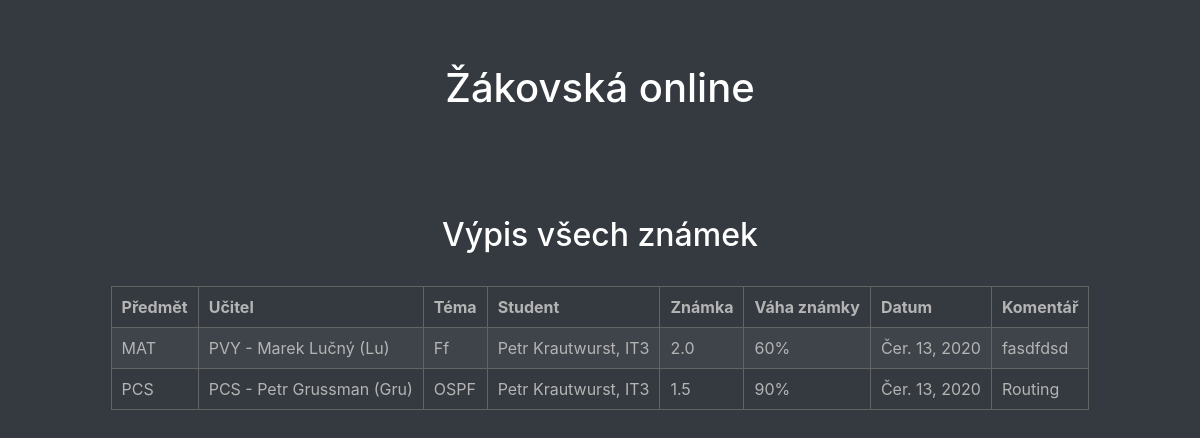
The app's page /zakovska/ with its own data.
### zakovska/models.py (models this page shows, shortened)
class Mark(models.Model):
    subject = models.ForeignKey(Subject, on_delete=models.CASCADE)
    teacher = models.ForeignKey(TeacherSubject, on_delete=models.CASCADE)
    student = models.ForeignKey(Student, on_delete=models.CASCADE)
    title = models.CharField(verbose_name="title", max_length=50)
    MARK_CHOICES = (
        (1.0, "1.0"),
        (1.5, "1.5"),
        (2.0, "2.0"),
        (2.5, "2.5"),
        (3.0, "3.0"),
        (3.5, "3.5"),
        (4.0, "4.0"),
        (4.5, "4.5"),
        (5.0, "5.0"),
    )
    mark = models.DecimalField(verbose_name="Mark", max_digits=2, decimal_places=1, choices=MARK_CHOICES,
                               help_text="Select mark")
    MARK_WEIGHTS = (
        (10, "10%"),
        (20, "20%"),
        (30, "30%"),
        (40, "40%"),
        (50, "50%"),
        (60, "60%"),
        (70, "70%"),
        (80, "80%"),
        (90, "90%"),
        (100, "100%")
    )
    mark_weight = models.IntegerField(verbose_name="Mark weight", choices=MARK_WEIGHTS, help_text="Select mark weight")
    date = models.DateField(verbose_name="Date", help_text="YYYY-MM-DD", default=date.today)
    comment = models.TextField(verbose_name="Comment", max_length=200, null=True, blank=True)
    class Meta:
        ordering = ["-date", "student"]

class Subject(models.Model):
    subject_name = models.CharField(max_length=50, verbose_name="Subject name", unique=True)
    subject_short = models.CharField(max_length=3, verbose_name="Subject short name", unique=True)
    class Meta:
        ordering = ["subject_name"]
    def __str__(self):
        return self.subject_short

class TeacherSubject(models.Model):
    teacher = models.ForeignKey(Teacher, on_delete=models.CASCADE)
    subject = models.ForeignKey(Subject, on_delete=models.CASCADE)
    class Meta:
        ordering = ["teacher"]
    def __str__(self):
        return f"{self.subject} - {self.teacher}"

class Teacher(models.Model):
    teacher_short = models.CharField(max_length=5, verbose_name="Teacher abbrev", unique=True)
    teacher_name = models.CharField(max_length=30, verbose_name="Teacher name")
    teacher_surname = models.CharField(max_length=50, verbose_name="Teacher surname")
    teacher_pid = models.CharField(max_length=11, verbose_name="Teacher pid (rodne cislo)", unique=True,
                                   help_text="Format - XXXXXX/XXXX")
    class Meta:
        ordering = ["teacher_short"]
    def __str__(self):
        return f"{self.teacher_name} {self.teacher_surname} ({self.teacher_short})"

class Student(models.Model):
    student_pid = models.CharField(max_length=11, verbose_name="Student PID (rodne cislo)")
    student_name = models.CharField(max_length=30, verbose_name="Student name")
    student_surname = models.CharField(max_length=50, verbose_name="Student surname")
    student_city = models.ForeignKey(Address, on_delete=models.CASCADE)
    student_street = models.CharField(max_length=50, verbose_name="Street")
    student_house_number = models.IntegerField(verbose_name="House number")
    student_class = models.ForeignKey(Class, on_delete=models.CASCADE)
    student_photo = models.ImageField(upload_to=photo_path, blank=True, null=True, verbose_name="Student photo")
    class Meta:
        ordering = ["student_surname", "student_name"]
    def __str__(self):
        return f"{self.student_name} {self.student_surname}, {self.student_class}"

class Class(models.Model):
    class_name = models.CharField(max_length=50, verbose_name="Class name")
    field = models.ForeignKey(Field, on_delete=models.CASCADE)
    teacher = models.ForeignKey(Teacher, on_delete=models.CASCADE)
    subjects = models.ManyToManyField(Subject, help_text="Select class subjects")
    class Meta:
        ordering = ["field", "class_name"]
    def __str__(self):
        return self.class_name

### zakovska/views.py (the view)
def mark_list(request):
    marks = Mark.objects.order_by('-date')
    return render(request, '../templates/zakovska.html', {'marks' : marks})

### templates/zakovska.html (shortened to what this page needs)
{% load static %}
<html lang="cs">
    <head>
        <link rel="stylesheet" href="https://stackpath.bootstrapcdn.com/bootstrap/4.5.0/css/bootstrap.min.css">
        <link rel="stylesheet" href="{% static 'css/zakovska.css' %}">
    </head>
    <body class="bg-dark">
        <header class="jumbotron text-center bg-dark">
            <h1 class="text-white">Žákovská online</h1>
        </header>
        <main class="container bg-dark text-white">
            <h2 class="text-center pb-4">Výpis všech známek</h2>
            <div class="table-responsive">
                <table class="table-dark table-hover table-striped">
                    <thead>
                        <tr>
                            <th>Předmět</th>
                            <th>Učitel</th>
                            <th>Téma</th>
                            <th>Student</th>
                            <th>Známka</th>
                            <th>Váha známky</th>
                            <th>Datum</th>
                            <th>Komentář</th>
                        </tr>
                    </thead>
                    <tbody>
                    {% for mark in marks %}
                        <tr>
                            <td>
                                {{ mark.subject }}
                            </td>
                            <td>
                                {{ mark.teacher }}
                            </td>
                            <td>
                                {{ mark.title }}
                            </td>
                            <td>
                                {{ mark.student }}
                            </td>
                            <td>
                                {{ mark.mark }}
                            </td>
                            <td>
                                {{ mark.mark_weight }}%
                            </td>
                            <td>
                                {{ mark.date }}
                            </td>
                            <td>
                                {{ mark.comment }}
                            </td>
                        </tr>
                    {% endfor %}
                    </tbody>
                </table>
            </div>
        </main>
    </body>
</html>

### static/css/zakovska.css (style rules this page uses)
* :not(h1):not(h2):not(h3):not(h4):not(h5):not(h6) { color: #b4b4b4; }
td, th { padding: 10px !important; }
th, td, table { border: 1px solid #636363 !important; }
table { margin: 0 auto; }

### records on screen
Mark: subject "MAT", teacher "PVY - Marek Lučný (Lu)", title "Ff", student "Petr Krautwurst, IT3", mark "2.0", mark_weight "60", date "Čer. 13, 2020", comment "fasdfdsd"
Mark: subject "PCS", teacher "PCS - Petr Grussman (Gru)", title "OSPF", student "Petr Krautwurst, IT3", mark "1.5", mark_weight "90", date "Čer. 13, 2020", comment "Routing"
